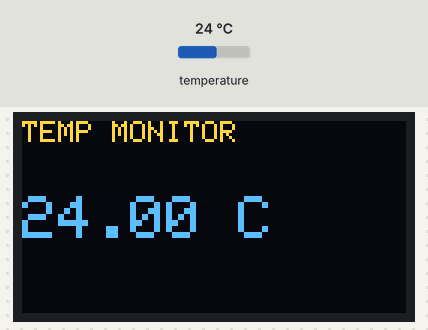
The sketch below on a simulated Arduino Uno, built with avr-gcc and run on an emulated ATmega328P. Shown: 128×64 one-colour display. The test bench sets the inputs (shaded band); at power-on: temperature 24 °C. The OLED is the two-colour kind (top 16 rows yellow); what the sketch prints to the serial monitor is not drawn.

Above: at 3.4 s.
3.5 s: temperature set to 12 °C
At 4.8 s:
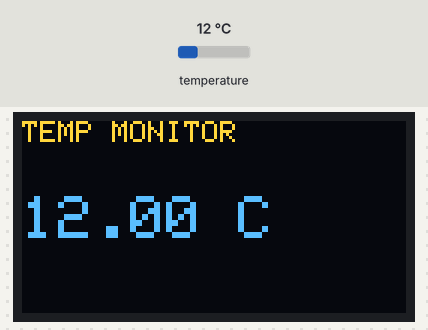
6.0 s: temperature set to 19 °C
At 7.2 s:
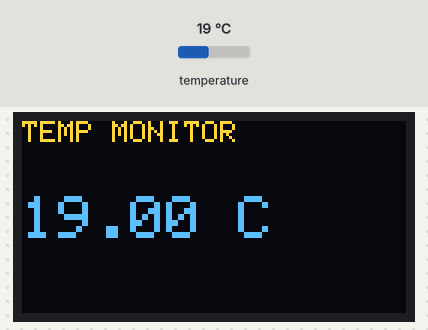
8.5 s: temperature set to 28 °C
At 10.7 s:
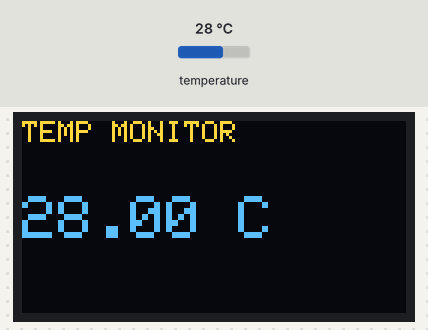
Timing chart, 0 to 12.2 s (numbered marks = the images above; inputs shaded):
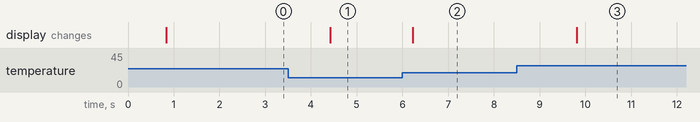

Measured:
- after the input at 3.5 s, the display: changes after 0.93 s (image 1)
- after the input at 6.0 s, the display: changes after 0.22 s (image 2)
- after the input at 8.5 s, the display: changes after 1.3 s (image 3)

The sketch:

Temperature_Monitor.ino
```cpp
#include <Wire.h>
#include <Adafruit_GFX.h>
#include <Adafruit_SSD1306.h>
#include <OneWire.h>
#include <DallasTemperature.h>

// OLED configuration
#define SCREEN_WIDTH 128
#define SCREEN_HEIGHT 64
#define OLED_RESET    -1
Adafruit_SSD1306 display(SCREEN_WIDTH, SCREEN_HEIGHT, &Wire, OLED_RESET);

// Sensor configuration
#define ONE_WIRE_BUS 2 // HW-506 'S' pin connected to Digital 2
OneWire oneWire(ONE_WIRE_BUS);
DallasTemperature sensors(&oneWire);

void setup() {
  Serial.begin(115200);
  sensors.begin();

  // Initialize OLED
  if(!display.begin(SSD1306_SWITCHCAPVCC, 0x3C)) {
    Serial.println(F("OLED failed"));
    for(;;);
  }

  display.clearDisplay();
  display.setTextColor(WHITE);
}

void loop() {
  sensors.requestTemperatures();
  float tempC = sensors.getTempCByIndex(0);

  // Print to Serial (for Task 1 requirement)
  Serial.print("Temperature: ");
  Serial.print(tempC);
  Serial.println(" C");

  // Display on OLED
  display.clearDisplay();
  display.setTextSize(1);
  display.setCursor(0,0);
  display.println("TEMP MONITOR");

  display.setTextSize(2);
  display.setCursor(0,25);
  display.print(tempC);
  display.print(" C");

  display.display();
  delay(1000); // Update every second
}
```
